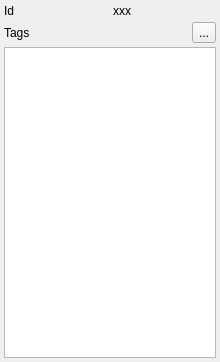
<?xml version="1.0" encoding="UTF-8"?>
<ui version="4.0">
 <class>RoadProperties</class>
 <widget class="QWidget" name="RoadProperties">
  <property name="geometry">
   <rect>
    <x>0</x>
    <y>0</y>
    <width>220</width>
    <height>362</height>
   </rect>
  </property>
  <property name="windowTitle">
   <string>Form</string>
  </property>
  <layout class="QVBoxLayout">
   <property name="spacing">
    <number>4</number>
   </property>
   <property name="margin">
    <number>4</number>
   </property>
   <item>
    <layout class="QGridLayout" name="mainMayout">
     <property name="margin">
      <number>0</number>
     </property>
     <property name="spacing">
      <number>6</number>
     </property>
     <item row="0" column="1">
      <widget class="QLabel" name="Id">
       <property name="text">
        <string>xxx</string>
       </property>
      </widget>
     </item>
     <item row="0" column="0">
      <widget class="QLabel" name="label">
       <property name="text">
        <string>Id</string>
       </property>
      </widget>
     </item>
    </layout>
   </item>
   <item>
    <layout class="QVBoxLayout" name="variableLayout"/>
   </item>
   <item>
    <layout class="QHBoxLayout">
     <property name="spacing">
      <number>6</number>
     </property>
     <property name="margin">
      <number>0</number>
     </property>
     <item>
      <widget class="QLabel" name="label_4">
       <property name="text">
        <string>Tags</string>
       </property>
      </widget>
     </item>
     <item>
      <spacer>
       <property name="orientation">
        <enum>Qt::Horizontal</enum>
       </property>
       <property name="sizeHint" stdset="0">
        <size>
         <width>40</width>
         <height>20</height>
        </size>
       </property>
      </spacer>
     </item>
     <item>
      <widget class="QToolButton" name="RemoveTagButton">
       <property name="text">
        <string>...</string>
       </property>
       <property name="icon">
        <iconset resource="../../Icons/AllIcons.qrc">
         <normaloff>:/Icons/small-remove.xpm</normaloff>:/Icons/small-remove.xpm</iconset>
       </property>
      </widget>
     </item>
    </layout>
   </item>
   <item>
    <widget class="QTableView" name="TagView">
     <property name="tabKeyNavigation">
      <bool>false</bool>
     </property>
    </widget>
   </item>
  </layout>
 </widget>
 <tabstops>
  <tabstop>RemoveTagButton</tabstop>
  <tabstop>TagView</tabstop>
 </tabstops>
 <resources>
  <include location="../../Icons/AllIcons.qrc"/>
 </resources>
 <connections/>
</ui>
